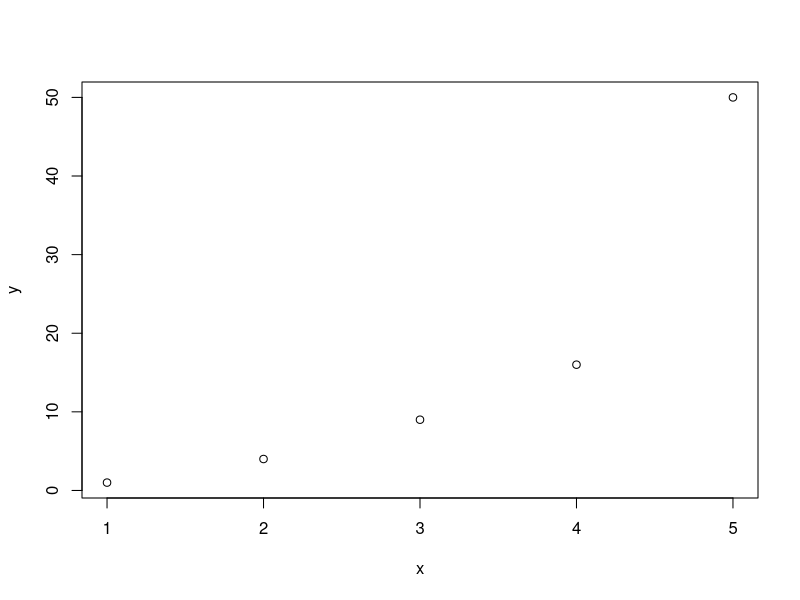

This figure's R source:
## A simple R script

# Computation
4+4

# Exemplary assignment
z <- "hello world"
z

# Plot

# Creating some data
x <- c(1,2,3,4,5)
y <- c(1,4,9,16,50)

# Plotting the data
plot(x,y)

# Testing git